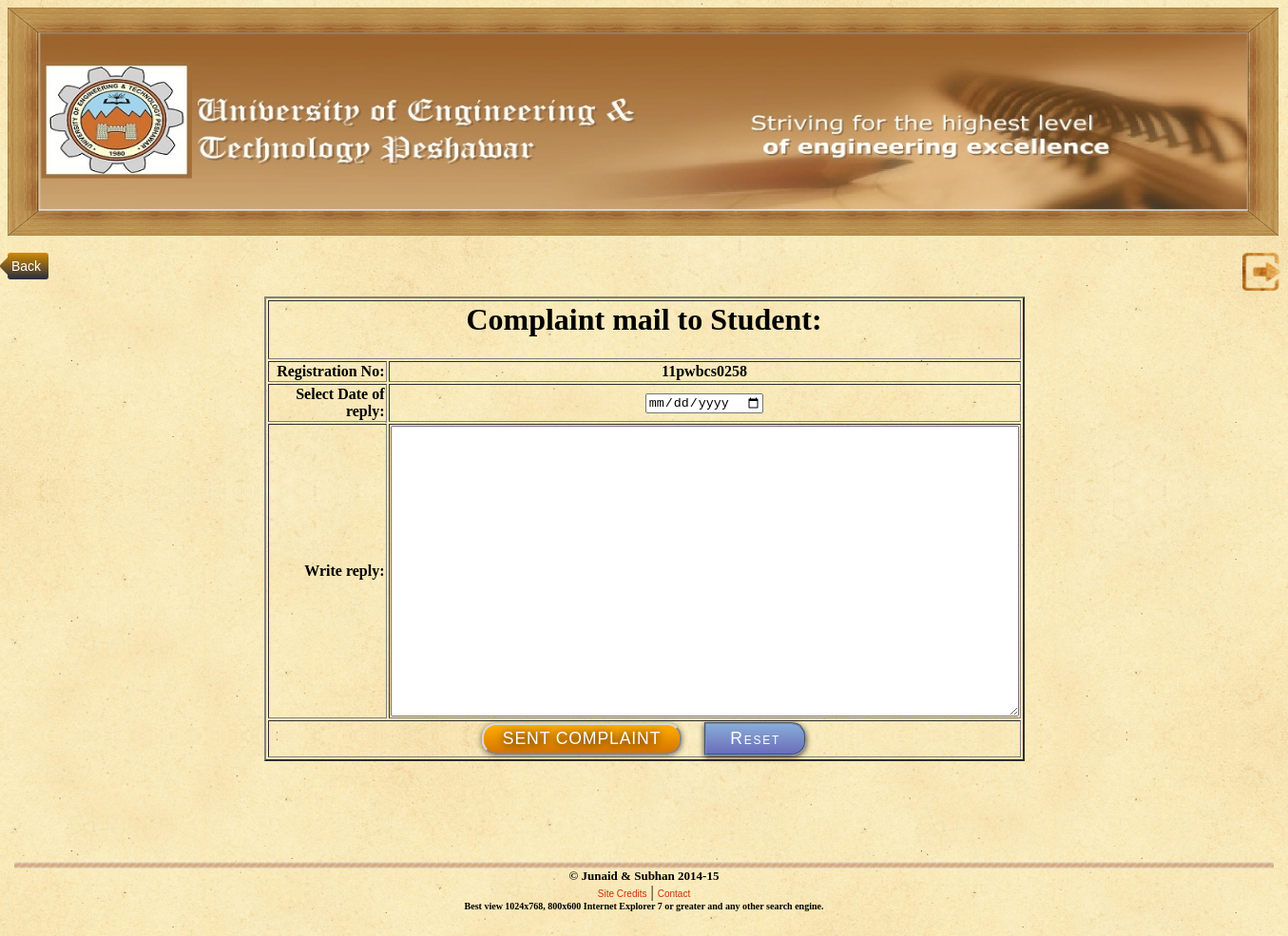
/reply.php?reply_page=73 (signed in), run on the app's committed database.
### tables this page shows
CREATE TABLE IF NOT EXISTS `complaint_types` (
  `id` int(11) NOT NULL AUTO_INCREMENT,
  `reg_no` varchar(30) NOT NULL,
  `complaint_type` varchar(20) NOT NULL,
  `department` varchar(30) NOT NULL,
  `date` date NOT NULL,
  `write_compaint` varchar(2000) NOT NULL,
  PRIMARY KEY (`id`)
);

CREATE TABLE IF NOT EXISTS `copyright` (
  `id` int(11) NOT NULL AUTO_INCREMENT,
  `copyright_title` varchar(250) NOT NULL,
  PRIMARY KEY (`id`)
);

### reply.php (the view, shortened to what this page needs)
<?php session_start();
if(!isset($_SESSION['reg_no']))
{
header("Location:signinform.php");
}
else
{
$id=$_GET['reply_page'];
$obj= new database();
 $db=$obj-> connection();
$query="select * from complaint_types Where id='$id'";
$result=$db->query($query);
$result=$result->fetch();
	?>
<html>
<head>
<link rel="stylesheet" type="text/css" href="css/style.css" />
<link rel="stylesheet" type="text/css" href="css/styletablereply.css" />
<link rel="stylesheet" type="text/css" href="css/backbutton.css">
</head>
 <img src="images/banner111.jpg" style="width:1337px;height:240px">
 <br><br>
  <a href='logout.php' title="LOG OUT"><IMG SRC='images/logout-xxl.png' height=40px width=40px ALIGN=RIGHT></a>
<a class="back" href="complaintmanagersection.php"><font color=" white">Back</font></a>
</center><center>
    <td width="75%" valign="top"><br>
<center>
<form action="replypost.php" method="post">
<table width="800" align="center" border="2">
<tr>
<td colspan="6"><h1><center>Complaint mail to Student:</center><h1></td>
</tr>
<tr>
<td align="right"><strong>Registration No:</strong></td>
<td><center><strong><?php echo $result['reg_no'];?></strong></center></td>
</tr>
<tr>
<td align="right"><strong>Select Date of reply:</strong></td>
<td><center><input type="date" name="date" size="60"></center></td>
</tr>
<tr>
<td align="right"><strong>Write reply:</strong></td>
<td><textarea name="writecomplaint" rows="20" cols="80"></textarea></td>
</tr>
<tr>
<td colspan="6" align="center"><input id="shiny" type="submit" name="submit" value="Sent Complaint"/>&nbsp;&nbsp;&nbsp;&nbsp;&nbsp;
<input id="resetbutton" type="reset"></td>
</tr>
</center>
    </td>
</center>
<br><br><br><br><br>
<center>
<?php include('footersection.php');?>
<br></center>
</body>
</html>
<?php } ?>

### footersection.php (shortened to what this page needs)
<center><img src="images/FooterBar.jpg" width="99%" height="7"></center>
<center>
<font size="2"><b>
<?php
$sql = 'SELECT * FROM copyright';
$query=mysql_query($sql);
?>
<?php
while($row = mysql_fetch_assoc($query))
  {
										echo		"  $row[copyright_title] ";
}
	?>
										</b></font>
</center>
<center>
<td class="freetext"  " align="center">
							<a href="site.php" class="red">Site Credits</a> | <a href="us.php" class="red">Contact</a><br>
						<font size="1"><b>	Best view 1024x768, 800x600 Internet Explorer 7 or greater and any other search engine.</b></font>
					  </td>
</center>

### css/style.css (style rules this page uses)
a.red:link { font-family: Verdana, Geneva, Arial, Helvetica, sans-serif; font-size: 10px; text-decoration: none; color: #D12D05; }

### css/styletablereply.css (style rules this page uses)
input#shiny { padding: 4px 20px; background:#ffae00; background: -webkit-linear-gradient(top, #ffae00, #d67600); background: -moz-linear-gradient(top, #ffae00, #d67600); background: -o-linear-gradient(top, #ffae00, #d67600); background: linear-gradient(top, #ffae00, #d67600); border:2px outset #dad9d8; font-family:Andika, Arial, sans-serif; font-size:1.1em; letter-spacing:0.05em; text-transform:uppercase; color:#fff; text-shadow: 0px 1px 10px #000; -webkit-border-radius: 15px; -moz-border-radius: 15px; border-radius: 15px; -webkit-box-shadow: rgba(0, 0, 0, .55) 0 1px 6px; -moz-box-shadow: rgba(0, 0, 0, .55) 0 1px 6px; box-shadow: rgba(0, 0, 0, .55) 0 1px 6px; }
input#resetbutton { border:2px groove #7c93ba; cursor:pointer; padding: 5px 25px; background-color:#6b6dbb; background: -webkit-gradient(linear, left top, left bottom, from(#88add7), to(#6b6dbb)); background: -webkit-linear-gradient(top, #88add7, #6b6dbb); background: -moz-linear-gradient(top, #88add7, #6b6dbb); background: -o-linear-gradient(top, #88add7, #6b6dbb); background: linear-gradient(top, #88add7, #6b6dbb); font-family:Andika, Arial, sans-serif; color:#fff; font-size:1.1em; letter-spacing:.1em; font-variant:small-caps; -webkit-border-radius: 0 15px 15px 0; -moz-border-radius: 0 15px 15px 0; border-radius: 0 15px 15px 0; -webkit-box-shadow: rgba(0, 0, 0, .75) 0 2px 6px; -moz-box-shadow: rgba(0, 0, 0, .75) 0 2px 6px; box-shadow: rgba(0, 0, 0, .75) 0 2px 6px; }

### css/backbutton.css (style rules this page uses)
.back { position: relative; background: #d08a04; background: -moz-linear-gradient(top, #d08a04, #272c40); background: -webkit-linear-gradient(top, #d08a04, #272c40); background: linear-gradient(to bottom, #d08a04, #272c40); display: inline-block; padding: 6px 8px 6px 4px; color: whitesmoke; text-decoration: none; font: 14px "proxima nova", helvetica, arial, sans-serif; -moz-border-radius: 3px; -webkit-border-radius: 3px; border-radius: 3px; z-index: 1; }
.back:before { content: ""; height: 20px; width: 20px; position: absolute; background: #333953; background: -moz-linear-gradient(top left, #d08a04, #272c40); background: -webkit-linear-gradient(top left, #d08a04, #272c40); background: linear-gradient(to bottom right, #d08a04, #272c40); left: -5px; display: block; top: 4px; -moz-transform: rotate(45deg); -ms-transform: rotate(45deg); -webkit-transform: rotate(45deg); transform: rotate(45deg); z-index: -1; -moz-border-radius: 3px; -webkit-border-radius: 3px; border-radius: 3px; }

### data on the page
complaint_types: reg_no "11pwbcs0258"
copyright: copyright_title "© Junaid & Subhan 2014-15"
